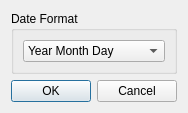
<?xml version="1.0" encoding="UTF-8"?>
<ui version="4.0">
 <class>ParserOptionsDialog</class>
 <widget class="QDialog" name="ParserOptionsDialog">
  <property name="geometry">
   <rect>
    <x>0</x>
    <y>0</y>
    <width>174</width>
    <height>100</height>
   </rect>
  </property>
  <property name="windowTitle">
   <string>Plo.Py</string>
  </property>
  <layout class="QVBoxLayout" name="verticalLayout_2">
   <item>
    <widget class="QGroupBox" name="date_format_frame">
     <property name="title">
      <string>Date Format</string>
     </property>
     <layout class="QVBoxLayout" name="verticalLayout">
      <item>
       <widget class="QComboBox" name="date_format">
        <item>
         <property name="text">
          <string>Year Month Day</string>
         </property>
        </item>
        <item>
         <property name="text">
          <string>Day Month Year</string>
         </property>
        </item>
        <item>
         <property name="text">
          <string>Month Day Year</string>
         </property>
        </item>
        <item>
         <property name="text">
          <string>Year Day Month</string>
         </property>
        </item>
       </widget>
      </item>
     </layout>
    </widget>
   </item>
   <item>
    <widget class="QDialogButtonBox" name="buttonBox">
     <property name="orientation">
      <enum>Qt::Horizontal</enum>
     </property>
     <property name="standardButtons">
      <set>QDialogButtonBox::Cancel|QDialogButtonBox::Ok</set>
     </property>
    </widget>
   </item>
  </layout>
 </widget>
 <resources/>
 <connections>
  <connection>
   <sender>buttonBox</sender>
   <signal>accepted()</signal>
   <receiver>ParserOptionsDialog</receiver>
   <slot>accept()</slot>
   <hints>
    <hint type="sourcelabel">
     <x>248</x>
     <y>254</y>
    </hint>
    <hint type="destinationlabel">
     <x>157</x>
     <y>274</y>
    </hint>
   </hints>
  </connection>
  <connection>
   <sender>buttonBox</sender>
   <signal>rejected()</signal>
   <receiver>ParserOptionsDialog</receiver>
   <slot>reject()</slot>
   <hints>
    <hint type="sourcelabel">
     <x>316</x>
     <y>260</y>
    </hint>
    <hint type="destinationlabel">
     <x>286</x>
     <y>274</y>
    </hint>
   </hints>
  </connection>
 </connections>
</ui>
